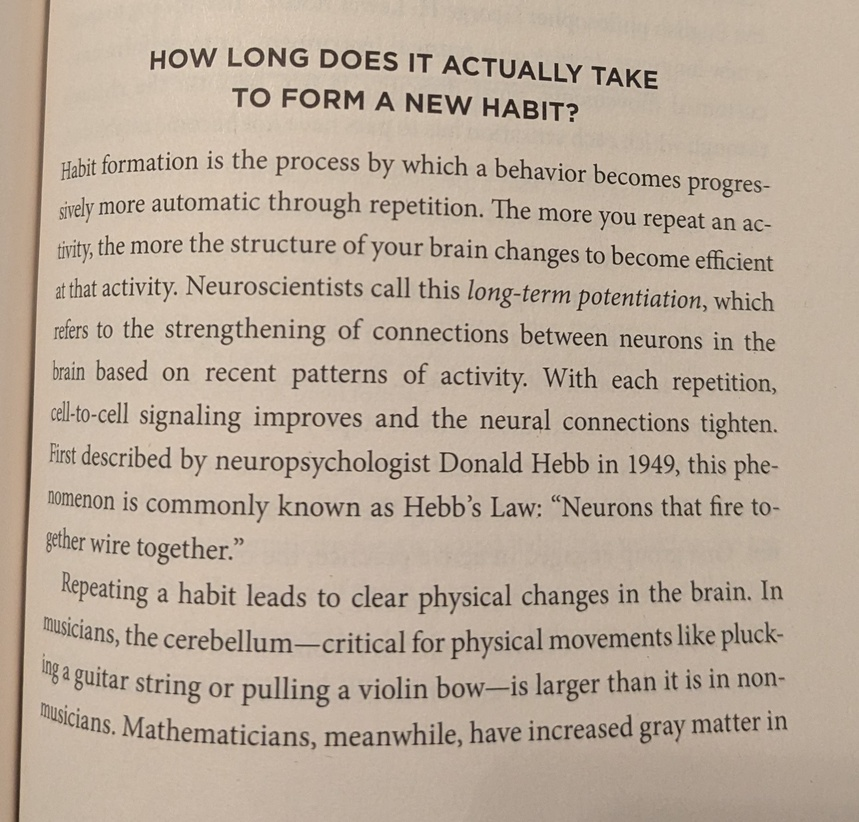
#> input picture img3.jpg, 859 x 822 px, shrunk from 1854 x 1774 before the run
$ python main.py
#> lines starting #> are read from the running program, lines starting #| are printed output that depends on the picture; after the words box and inside, x2 and y2 are one past the last pixel; in counts of white or black regions, pixels touching at a corner belong together
import cv2
import pytesseract

pytesseract.pytesseract.tesseract_cmd = r'C:\Program Files\Tesseract-OCR\tesseract'

# settings
PADDING = 10
MIN_AREA = 1000 # dependent on image size?
MAX_ROWS = 16

image = cv2.imread("img3.jpg")
#> image is the input picture: shape (822, 859, 3); mean B, G, R 154.5, 170.9, 186.8

# process image
gray = cv2.cvtColor(image, cv2.COLOR_BGR2GRAY)
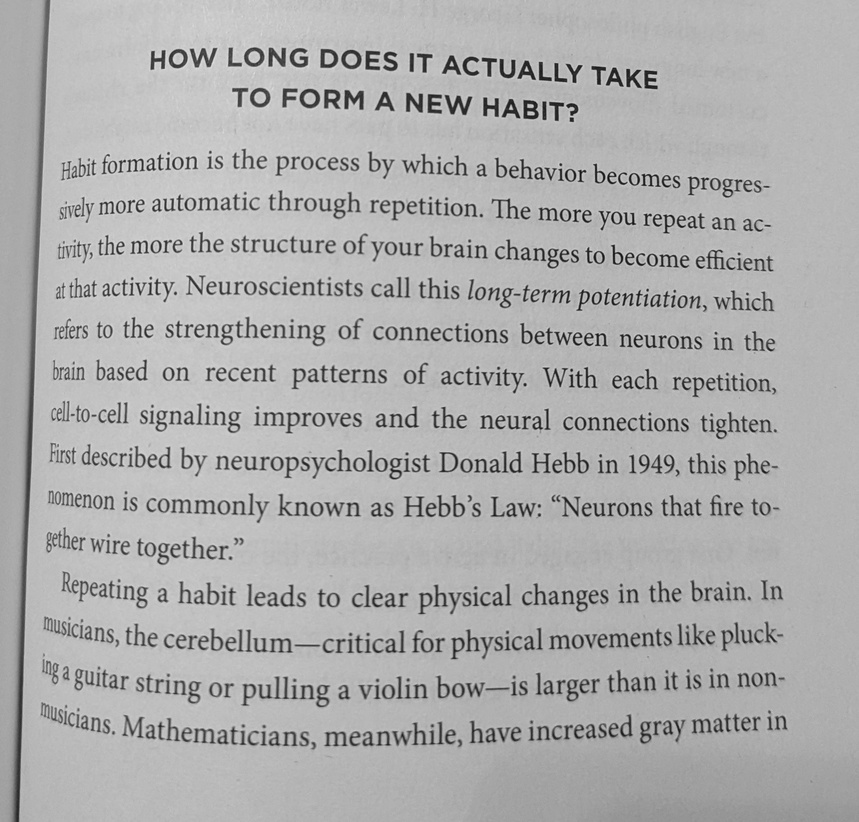
#> gray: shape (822, 859); min 11, max 226, mean 173.7
blur = cv2.GaussianBlur(gray, (3, 3), 0)
bw = cv2.threshold(blur, 0, 255, cv2.THRESH_BINARY_INV + cv2.THRESH_OTSU)[1]
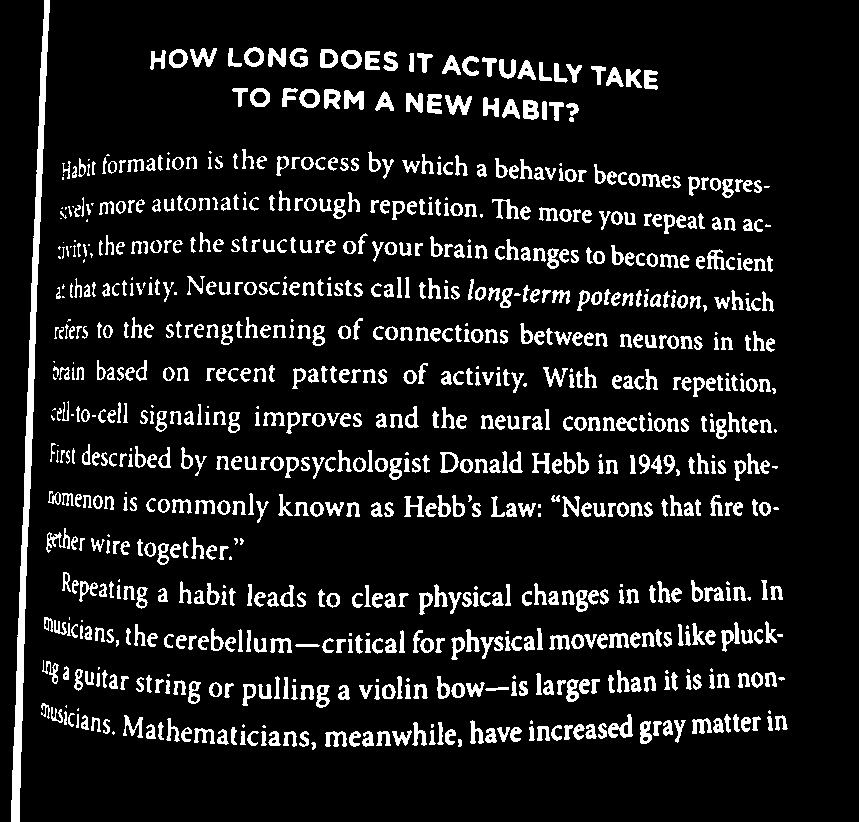
#> bw: shape (822, 859); 10.8% white; 896 white regions (120 under 20 px), largest, box (x1, y1, x2, y2) and area: (11, 0, 50, 822) 5473, (445, 95, 472, 115) 293, (608, 714, 633, 738) 274

kernel_size = (15, 1)
kernel = cv2.getStructuringElement(cv2.MORPH_RECT, kernel_size)

bw_closed = cv2.morphologyEx(bw, cv2.MORPH_CLOSE, kernel)
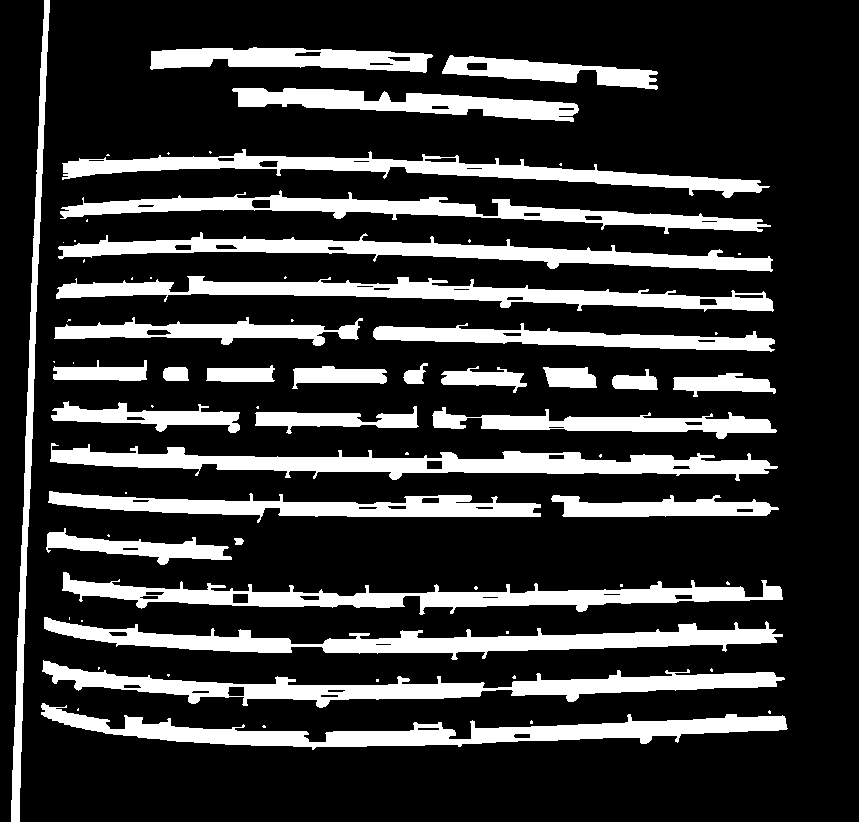
#> bw_closed: shape (822, 859); 21.3% white; 70 white regions (39 under 20 px)

contours, _ = cv2.findContours(bw_closed, cv2.RETR_EXTERNAL, cv2.CHAIN_APPROX_SIMPLE)
#> contours = 70 contours, 39 with area under 20; largest, box (x1, y1, x2, y2) and area: (50, 443, 778, 481) 10498, (41, 703, 788, 750) 10331, (42, 660, 785, 708) 10236, (44, 617, 783, 660) 10066, (62, 572, 783, 615) 9498

filtered_contours = []

for contour in contours:
    if cv2.contourArea(contour) > MIN_AREA:
        filtered_contours.append(contour)
#> this loop made 70 passes
#> contour on passes 4, 6, 10, 12, 13, 14, 17, 24, 42, 43, 50, 51: [[78, 708], [77, 709], [77, 710], [78, 710]], [[376, 679], [376, 681], [378, 681], [378, 679]], [[98, 667], [98, 669], [99, 668], [99, 667]], [[506, 631], [506, 633], [508, 633], [508, 631]], [[81, 620], [81, 621], [82, 621], [82, 620]], [[69, 617], [69, 619]], [[620, 584], [620, 586], [622, 586], [622, 584]], [[125, 492], [125, 493], [126, 493], [126, 492]], [[73, 362], [73, 363]], [[53, 361], [54, 362], [54, 361]], [[150, 277], [150, 278], [151, 278], [151, 277]], [[132, 277], [131, 278], [131, 279], [132, 279]]
#> after the loop, filtered_contours = 25 contours; largest, box (x1, y1, x2, y2) and area: (50, 443, 778, 481) 10498, (41, 703, 788, 750) 10331, (42, 660, 785, 708) 10236, (44, 617, 783, 660) 10066, (62, 572, 783, 615) 9498

filtered_contours = sorted(contours, key=lambda contour: cv2.boundingRect(contour)[1])
#> filtered_contours has the same summary as contours

heights = []
boxes = []

for contour in filtered_contours:
    x, y, w, h = cv2.boundingRect(contour)
    x, y, w, h = (x-PADDING, y-PADDING, w+2*PADDING, h+2*PADDING)
    if w * h > MIN_AREA:
        heights.append(h)
        boxes.append((x, y, w, h))
#> this loop made 70 passes
#> (x, y, w, h) on passes 1, 2, 3, 4, 5, 6, 9, 10, 12, 13, 18, 19: (1, -10, 59, 842), (140, 37, 303, 46), (432, 45, 236, 55), (222, 78, 367, 54), (52, 139, 728, 69), (199, 141, 23, 23), (549, 153, 23, 23), (50, 180, 731, 64), (48, 222, 735, 60), (458, 229, 23, 24), (274, 266, 23, 23), (46, 266, 738, 56)
#> (contour, x, y, w, h) on passes 7, 8, 11, 14, 15, 16: ([[168, 152], [167, 153], [168, 154], [169, 153]], 157, 142, 23, 23), ([[107, 154], [106, 155], [109, 155], [108, 154]], 96, 144, 24, 22), ([[87, 219], [86, 220], [86, 221], [87, 221]], 76, 209, 22, 23), ([[74, 240], [74, 241], [75, 241], [75, 240]], 64, 230, 22, 22), ([[63, 242]], 53, 232, 21, 21), ([[738, 253], [738, 254], [740, 254], [740, 253]], 728, 243, 23, 22)
#> after the loop, boxes = 30 items, first 6: (1, -10, 59, 842), (140, 37, 303, 46), (432, 45, 236, 55), (222, 78, 367, 54), (52, 139, 728, 69), (50, 180, 731, 64); heights = 30 values, max 842 at index 0, min 34 at index 16, mean 77.83

median_height = sorted(heights)[len(heights)//2]
#> median_height = 52

boxes_rows = [[boxes[0]]]
#> boxes_rows = [[(1, -10, 59, 842)]]

# sort bounding boxes into rows
index = 1

for box in boxes[1:]:
    x_diff = abs(boxes_rows[-1][-1][0] - box[0])
    y_diff = abs(boxes_rows[-1][-1][1] - box[1])
    if y_diff < (box[3] + boxes_rows[-1][-1][3]) // 4:
        boxes_rows[-1].append(box)
    else:
        boxes_rows[-1].sort(key=lambda b: b[0])
        boxes_rows.append([box])
    index += 1
#> this loop made 29 passes
#> (box, x_diff, y_diff) on passes 1 to 12: ((140, 37, 303, 46), 139, 47), ((432, 45, 236, 55), 292, 8), ((222, 78, 367, 54), 210, 33), ((52, 139, 728, 69), 170, 61), ((50, 180, 731, 64), 2, 41), ((48, 222, 735, 60), 2, 42), ((46, 266, 738, 56), 2, 44), ((44, 307, 329, 49), 2, 41), ((363, 313, 422, 49), 319, 6), ((43, 350, 114, 41), 320, 37), ((393, 353, 45, 41), 350, 3), ((196, 355, 89, 37), 197, 2)
#> after the loop, boxes_rows = 16 items; index = 30


output = []

# convert each box into text
index = 0
for row in boxes_rows[:MAX_ROWS+1]:
    for x, y, w, h in row:
        line_image = image[y:y + h, x:x+w]
#> (the run stopped early here; a loop or call above may not have finished)
